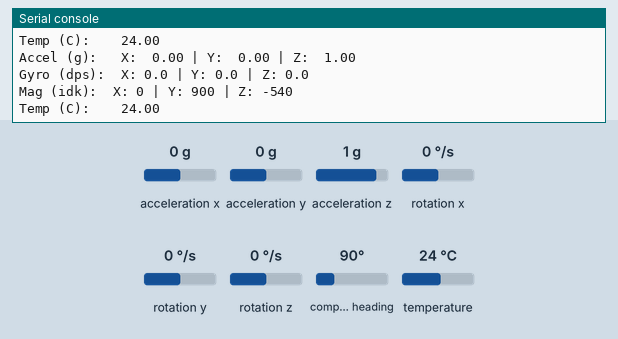
This program was run on a simulated Raspberry Pi Pico running CircuitPython. On the bench: the last lines printed to the serial console. The inputs (shaded band) are chosen by the test bench; at power-on: acceleration x 0 g, acceleration y 0 g, acceleration z 1 g, rotation x 0 °/s, rotation y 0 °/s, rotation z 0 °/s, compass heading 90°, temperature 24 °C.

Above: at 1.3 s.
1.4 s: acceleration x set to -1.4 g
At 1.7 s:
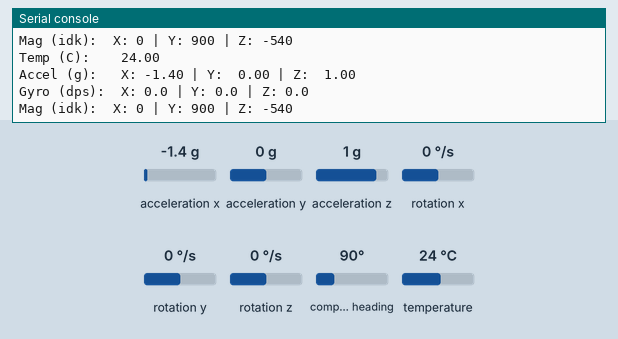
3.0 s: acceleration y set to -1.4 g
At 3.07 s:
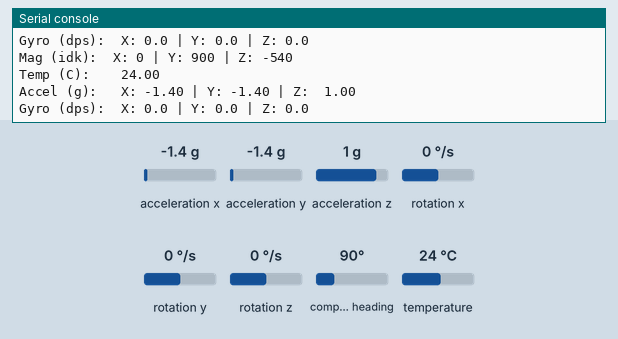
4.6 s: acceleration z set to -1.4 g
At 4.86 s:
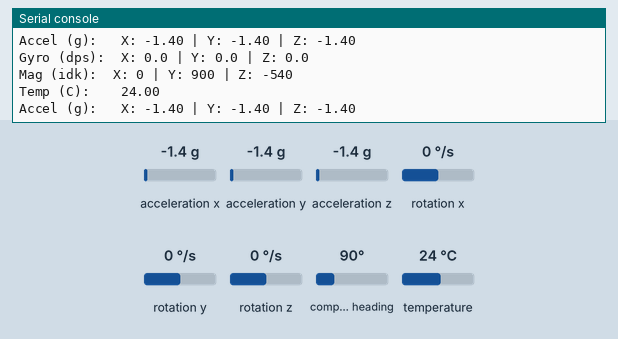
6.2 s: acceleration x set to 0 g
At 6.23 s:
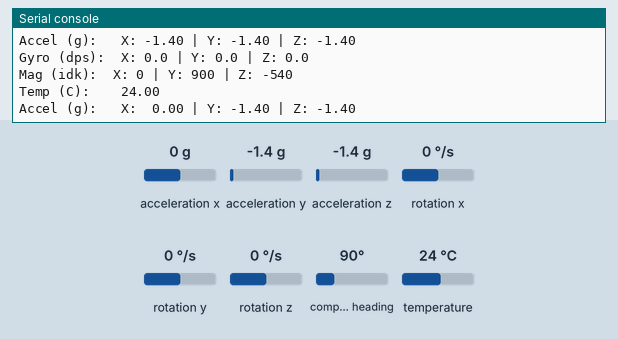
7.8 s: acceleration y set to 0 g
At 8.55 s:
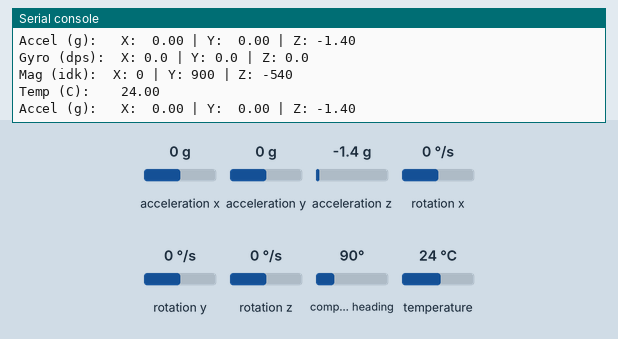
9.4 s: acceleration x set to -0.8 g
At 9.92 s:
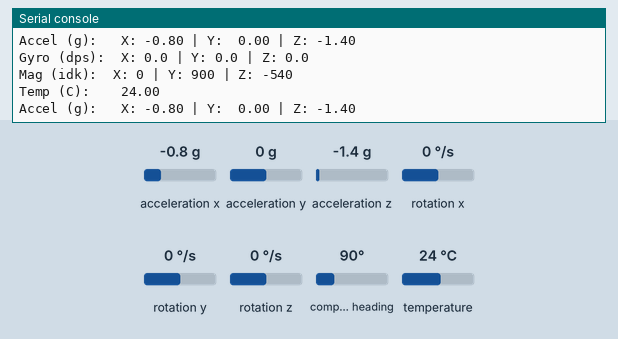

Measured:
- after the input at 1.4 s, the serial console: prints a new line after 0.09 s (image 1)
- after the input at 3.0 s, the serial console: prints a new line after 0.07 s (image 2)
- after the input at 4.6 s, the serial console: prints a new line after 0.05 s (image 3)
- after the input at 6.2 s, the serial console: prints a new line at once (image 4)
- after the input at 7.8 s, the serial console: prints a new line at once (image 5)
- after the input at 9.4 s, the serial console: prints a new line after 0.10 s (image 6)

The program:

SensorTest.py
```python
import board
import busio
import time
import sensor

# Initialize physical I2C pins
i2c_bus = busio.I2C(scl=board.GP15, sda=board.GP14)

# Instantiate your custom class
sen = sensor.MPU6500(i2c_bus)
mag = sensor.QMC5883L(i2c_bus)

print("Sensor initialized successfully!")
print("-" * 40)

while True:
    # 1. Get Accelerometer Data
    accel_x, accel_y, accel_z = sen.get_acceleration()
    print(f"Accel (g):   X: {accel_x:5.2f} | Y: {accel_y:5.2f} | Z: {accel_z:5.2f}")

    # 2. Get Gyroscope Data
    gyro_x, gyro_y, gyro_z = sen.get_gyro()
    print(f"Gyro (dps):  X: {gyro_x} | Y: {gyro_y} | Z: {gyro_z}")

    # 3. Get Magnatrometer Data
    mx, my, mz = mag.get_mag()
    print(f"Mag (idk):  X: {mx} | Y: {my} | Z: {mz}")

    # 4. Get Temperature Data
    temp_c = sen.get_temperature()
    print(f"Temp (C):    {temp_c:5.2f}")

    time.sleep(0.1)
```

sensor.py
```python
import time
import struct

class MPU6500:
    def __init__(self, i2c_bus, address=0x68):
        self.i2c = i2c_bus
        self.address = address

        # MPU6500 Registers
        self.PWR_MGMT_1 = 0x6B
        self.ACCEL_XOUT_H = 0x3B
        self.TEMP_OUT_H = 0x41
        self.GYRO_XOUT_H = 0x43
        self.SMPLRT_DIV = 0x19
        self.CONFIG = 0x1A
        self.GYRO_CONFIG = 0x1B
        self.ACCEL_CONFIG = 0x1C

        # Wake up the sensor (write 0x00 to power management register)
        self._write_register(self.PWR_MGMT_1, 0x00)
        time.sleep(0.1) # Give it a moment to stabilize

        # Set Sample Rate Divider to 0 (Divider = 1 + SMPLRT_DIV)
        self._write_register(self.SMPLRT_DIV, 0x00)

        # Disable DLPF for max bandwidth (8kHz Gyro, 4kHz Accel)
        self._write_register(self.CONFIG, 0x00)

        # set Gyro Full Scale at ±1000dps
        self._write_register(self.GYRO_CONFIG, 0x10)
        self.dpscon = float(32750 / 1000)

        # set Accle Full Scale at ±8g
        self._write_register(self.ACCEL_CONFIG, 0x10)
        self.gcon = float(32768 / 8)

    def _write_register(self, register, value):
        """Helper function to write a single byte to a register."""
        while not self.i2c.try_lock():
            pass
        try:
            self.i2c.writeto(self.address, bytes([register, value]))
        finally:
            self.i2c.unlock()

    def _read_registers(self, start_register, length):
        """Helper function to read multiple bytes from a starting register."""
        buffer = bytearray(length)
        while not self.i2c.try_lock():
            pass
        try:
            self.i2c.writeto(self.address, bytes([start_register]))
            self.i2c.readfrom_into(self.address, buffer)
        finally:
            self.i2c.unlock()
        return buffer

    def get_acceleration(self):
        """Reads accelerometer data and returns (X, Y, Z) in G-forces."""
        # Read 6 bytes starting from ACCEL_XOUT_H
        data = self._read_registers(self.ACCEL_XOUT_H, 6)

        # Unpack the 6 bytes into three 16-bit signed integers (>hhh)
        ax, ay, az = struct.unpack('>hhh', data)

        # Default MPU6500 scale is ±2g (16384 LSB/g)
        return (ax / self.gcon, ay / self.gcon, az / self.gcon)

    def get_gyro(self):
        """Reads gyroscope data and returns (X, Y, Z) in degrees per second."""
        # Read 6 bytes starting from GYRO_XOUT_H
        data = self._read_registers(self.GYRO_XOUT_H, 6)

        # Unpack the 6 bytes into three 16-bit signed integers (>hhh)
        gx, gy, gz = struct.unpack('>hhh', data)

        # Default MPU6500 scale is ±250 dps (131 LSB/dps)
        return (gx / self.dpscon, gy / self.dpscon, gz / self.dpscon)

    def get_temperature(self):
        """Reads temperature data and returns degrees Celsius."""
        # Read 2 bytes starting from TEMP_OUT_H
        data = self._read_registers(self.TEMP_OUT_H, 2)

        # Unpack the 2 bytes into one 16-bit signed integer (>h)
        raw_temp = struct.unpack('>h', data)[0]

        # MPU6500 formula: (Raw / 333.87) + 21.0
        return (raw_temp / 333.87) + 21.0


class QMC5883L:
    def __init__(self, i2c_bus, address=0x0D): # QMC5883L default address is 0x0D
        self.i2c = i2c_bus
        self.address = address

        # QMC5883L specific startup sequence
        # 1. Write 0x01 to Set/Reset register (0x0B)
        self._write_register(0x0B, 0x01)

        # 2. Control Reg 1 (0x09): OSR=512, RNG=8G, ODR=200Hz, MODE=Continuous
        # 0x00 (OSR) | 0x10 (RNG) | 0x0C (ODR) | 0x01 (MODE) = 0x1D
        self._write_register(0x09, 0x1D) # Changed from 0x19 to 0x1D
        time.sleep(0.01)

    def _write_register(self, register, value):
        while not self.i2c.try_lock():
            pass
        try:
            self.i2c.writeto(self.address, bytes([register, value]))
        finally:
            self.i2c.unlock()

    def get_mag(self):
        # Read 6 bytes starting from X_LSB (0x00)
        buffer = bytearray(6)
        while not self.i2c.try_lock():
            pass
        try:
            self.i2c.writeto(self.address, bytes([0x00]))
            self.i2c.readfrom_into(self.address, buffer)
        finally:
            self.i2c.unlock()

        # Unpack as Little-Endian signed shorts (<hhh)
        mx, my, mz = struct.unpack('<hhh', buffer)
        return (mx, my, mz)
```
